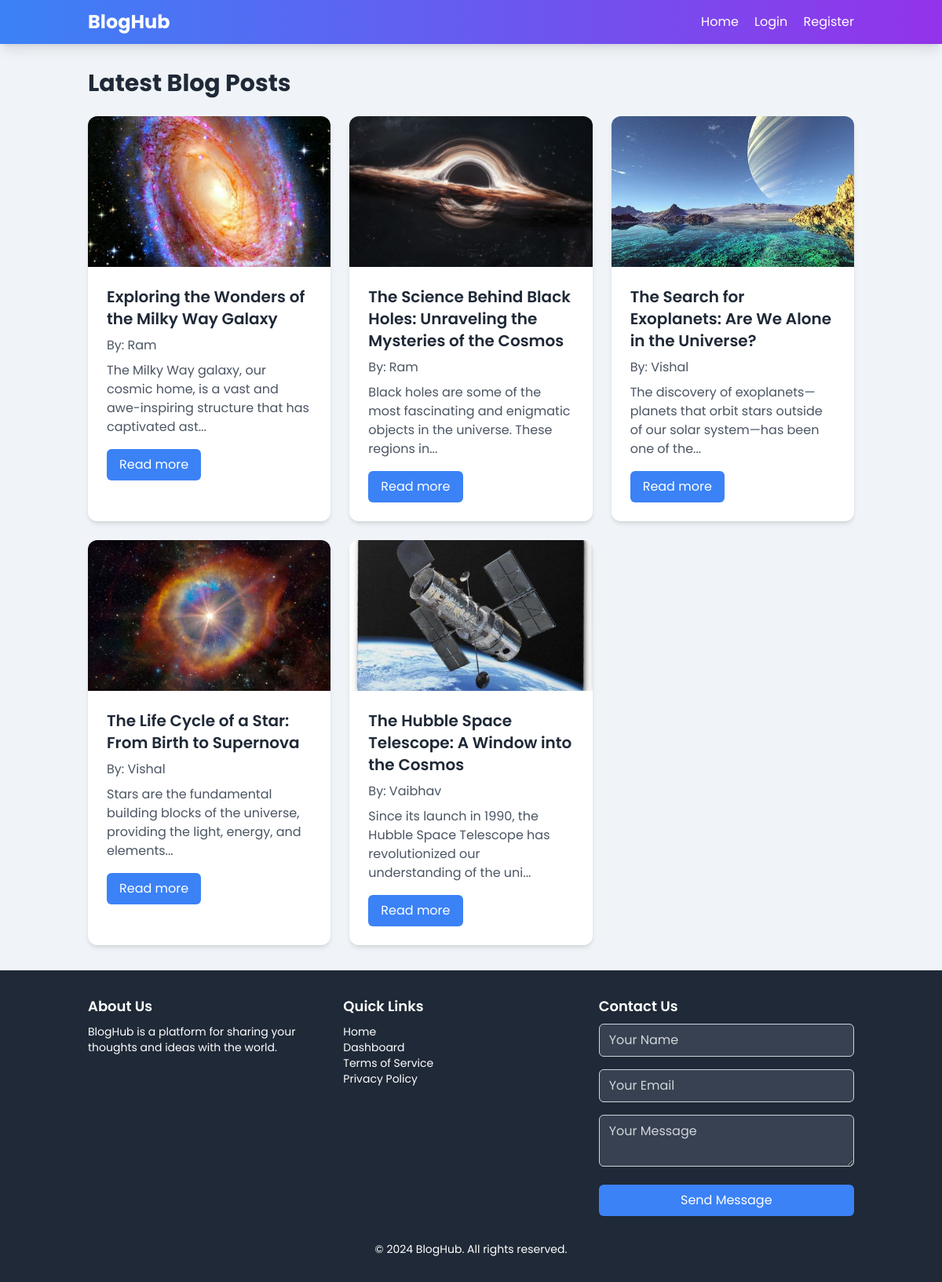
The page / on the database its author committed.
### app.py (models this page shows)
class Post(db.Model):
    id = db.Column(db.Integer, primary_key=True)
    title = db.Column(db.String(150), nullable=False)
    content = db.Column(db.Text, nullable=False)
    image_path = db.Column(db.String(255))
    author_id = db.Column(db.Integer, db.ForeignKey('user.id'), nullable=False)
    comments = db.relationship('Comment', backref='post', lazy=True)

class User(UserMixin, db.Model):
    id = db.Column(db.Integer, primary_key=True)
    username = db.Column(db.String(150), unique=True, nullable=False)
    password = db.Column(db.String(150), nullable=False)
    posts = db.relationship('Post', backref='author', lazy=True)
    comments = db.relationship('Comment', backref='author', lazy=True)

### app.py (the view)
@app.route('/')
def home():
    posts = Post.query.all()
    for post in posts:
        print(f"Post ID: {post.id}, Image Path: {post.image_path}")  # Debug print
    return render_template('home.html', posts=posts)

### templates/home.html
{% extends "base.html" %}
{% block content %}
<h1 class="text-3xl font-bold text-gray-800 mb-6">Latest Blog Posts</h1>
<div class="grid gap-6 md:grid-cols-2 lg:grid-cols-3">
    {% for post in posts %}
        <div class="bg-white rounded-xl shadow-md overflow-hidden post-card">
            {% if post.image_path %}
                <img class="h-48 w-full object-cover" src="{{  url_for('static', filename=post.image_path) }}" alt="{{ post.title }}">
            {% else %}
                <div class="h-48 w-full bg-gray-200 flex items-center justify-center">
                    <span class="text-gray-500">No image available</span>
                </div>
            {% endif %}
            <div class="p-6">
                <h2 class="text-xl font-semibold text-gray-800 mb-2">{{ post.title }}</h2>
                <p class="text-gray-600 mb-2">By: {{ post.author.username }}</p>
                <p class="text-gray-600 mb-4">{{ post.content[:100] }}...</p>
                <a href="{{ url_for('view_post', post_id=post.id) }}" class="inline-block bg-blue-500 text-white px-4 py-2 rounded-md hover:bg-blue-600 focus:outline-none focus:bg-blue-600 transition duration-300">Read more</a>
            </div>
        </div>
    {% endfor %}
</div>
{% endblock %}

### templates/base.html (shortened to what this page needs)
<!DOCTYPE html>
<html lang="en">
<head>
    <script src="https://cdn.tailwindcss.com"></script>
</head>
<body class="flex flex-col min-h-screen">
    <nav class="bg-gradient-to-r from-blue-500 to-purple-600 text-white shadow-lg">
        <div class="container mx-auto px-6 py-3 flex justify-between items-center">
            <a href="{{ url_for('home') }}" class="text-2xl font-bold">BlogHub</a>
            <div class="space-x-4">
                <a href="{{ url_for('home') }}" class="hover:text-yellow-300 transition duration-300">Home</a>
                {% if current_user.is_authenticated %}
                    <a href="{{ url_for('dashboard') }}" class="hover:text-yellow-300 transition duration-300">Dashboard</a>
                    <a href="{{ url_for('logout') }}" class="hover:text-yellow-300 transition duration-300">Logout</a>
                {% else %}
                    <a href="{{ url_for('login') }}" class="hover:text-yellow-300 transition duration-300">Login</a>
                    <a href="{{ url_for('register') }}" class="hover:text-yellow-300 transition duration-300">Register</a>
                {% endif %}
            </div>
        </div>
    </nav>
    <div class="container mx-auto px-6 py-8 flex-grow">
        {% block content %}{% endblock %}
    </div>
    <footer class="bg-gray-800 text-white py-8">
        <div class="container mx-auto px-6">
            <div class="flex flex-wrap justify-between">
                <div class="w-full md:w-1/3 mb-6 md:mb-0">
                    <h3 class="text-lg font-semibold mb-2">About Us</h3>
                    <p class="text-sm">BlogHub is a platform for sharing your thoughts and ideas with the world.</p>
                </div>
                <div class="w-full md:w-1/3 mb-6 md:mb-0">
                    <h3 class="text-lg font-semibold mb-2">Quick Links</h3>
                    <ul class="text-sm">
                        <li><a href="{{ url_for('home') }}" class="hover:text-blue-300 transition duration-300">Home</a></li>
                        <li><a href="{{ url_for('dashboard') }}" class="hover:text-blue-300 transition duration-300">Dashboard</a></li>
                        <li><a href="#" class="hover:text-blue-300 transition duration-300">Terms of Service</a></li>
                        <li><a href="#" class="hover:text-blue-300 transition duration-300">Privacy Policy</a></li>
                    </ul>
                </div>
                <div class="w-full md:w-1/3">
                    <h3 class="text-lg font-semibold mb-2">Contact Us</h3>
                    <form action="{{ url_for('contact') }}" method="POST" class="space-y-4">
                        <input type="text" name="name" placeholder="Your Name" required class="w-full px-3 py-2 placeholder-gray-300 border border-gray-300 rounded-md focus:outline-none focus:ring focus:ring-blue-100 focus:border-blue-300 bg-gray-700 text-white">
                        <input type="email" name="email" placeholder="Your Email" required class="w-full px-3 py-2 placeholder-gray-300 border border-gray-300 rounded-md focus:outline-none focus:ring focus:ring-blue-100 focus:border-blue-300 bg-gray-700 text-white">
                        <textarea name="message" placeholder="Your Message" required class="w-full px-3 py-2 placeholder-gray-300 border border-gray-300 rounded-md focus:outline-none focus:ring focus:ring-blue-100 focus:border-blue-300 bg-gray-700 text-white"></textarea>
                        <button type="submit" class="w-full bg-blue-500 text-white px-4 py-2 rounded-md hover:bg-blue-600 focus:outline-none focus:bg-blue-600 transition duration-300">Send Message</button>
                    </form>
                </div>
            </div>
            <div class="mt-8 text-center text-sm">
                <p>&copy; 2024 BlogHub. All rights reserved.</p>
            </div>
        </div>
    </footer>
</body>
</html>

### templates/base.html (style rules this page uses)
body { font-family: 'Poppins', sans-serif; background-color: #f0f4f8; }
.post-card { transition: transform 0.3s ease-in-out; }

### rows shown on the page
Post: image_path (picture), title "Exploring the Wonders of the Milky Way Galaxy", author.username "Ram", content "The Milky Way galaxy, our cosmic home, is a vast and awe-inspiring structure that has captivated ast"
Post: image_path (picture), title "The Science Behind Black Holes: Unraveling the Mysteries of the Cosmos", author.username "Ram", content "Black holes are some of the most fascinating and enigmatic objects in the universe. These regions in"
Post: image_path (picture), title "The Search for Exoplanets: Are We Alone in the Universe?", author.username "Vishal", content "The discovery of exoplanets—planets that orbit stars outside of our solar system—has been one of the"
Post: image_path (picture), title "The Life Cycle of a Star: From Birth to Supernova", author.username "Vishal", content "Stars are the fundamental building blocks of the universe, providing the light, energy, and elements"
Post: image_path (picture), title "The Hubble Space Telescope: A Window into the Cosmos", author.username "Vaibhav", content "Since its launch in 1990, the Hubble Space Telescope has revolutionized our understanding of the uni"
